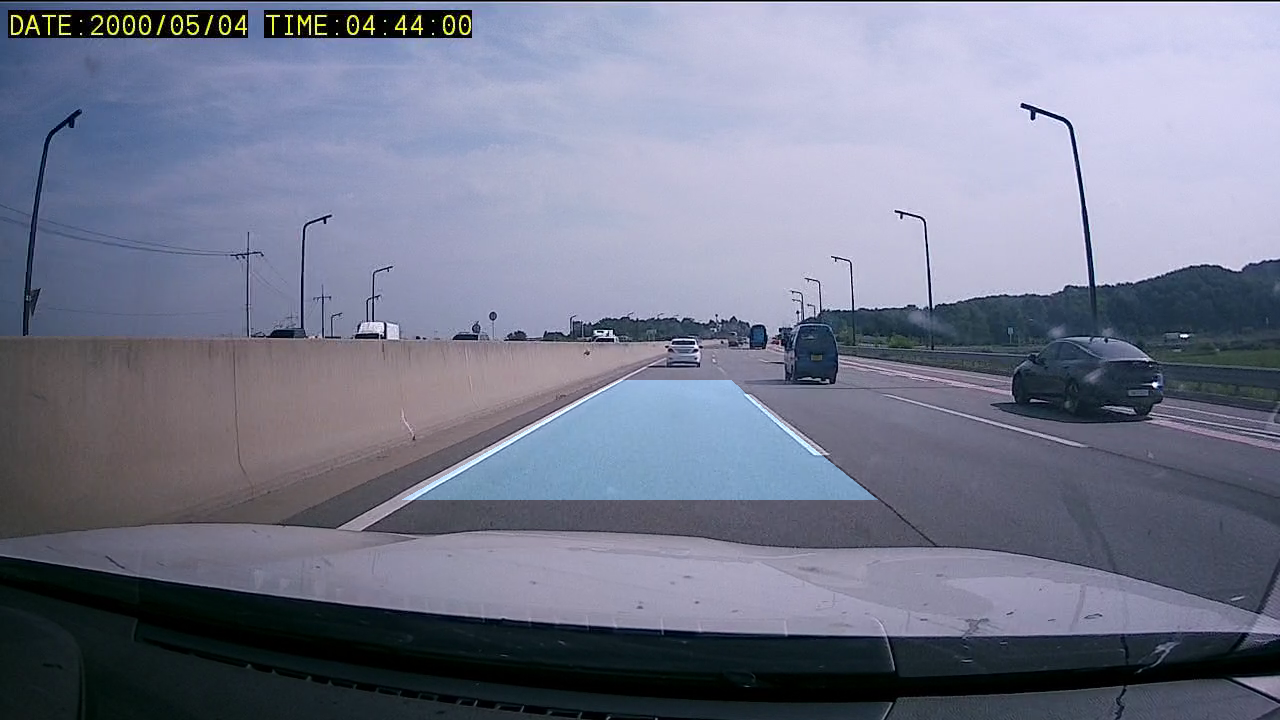
#> input picture line_detction/2023-07-27_15-21-14.png, 1280 x 720 px, given in place of the camera
$ python lane_detection_ex1.py
#> lines starting #> are read from the running program, lines starting #| are printed output that depends on the picture; after the words box and inside, x2 and y2 are one past the last pixel; in counts of white or black regions, pixels touching at a corner belong together
import cv2
import numpy as np
import time

class Car:
    def control_car(self, left_speed, right_speed):
        print(f"Controlling car with left speed: {left_speed} and right speed: {right_speed}")

    def car_run(self, speed1, speed2):
        print(f"Running car with speed1: {speed1} and speed2: {speed2}")

    def forward(self):
        print("Moving forward")
        # You can adjust these speeds or use different logic for forward movement
        self.car_run(50, 50)

    def backward(self):
        print("Moving backward")
        # Adjust these speeds or logic as required for backward movement
        self.car_run(-50, -50)

    def left(self):
        print("Turning left")
        # Adjust these speeds or logic for left turn
        self.control_car(25, 50)

    def right(self):
        print("Turning right")
        # Adjust these speeds or logic for right turn
        self.control_car(50, 25)
#> in main, frame is the input picture: shape (720, 1280, 3); mean B, G, R 140.5, 120.6, 116.2
car = Car()
car.forward()
car.backward()
car.left()
car.right()
def resize_image(frame, scale_percent=50):
    width = int(frame.shape[1] * scale_percent / 100)
    height = int(frame.shape[0] * scale_percent / 100)
    dim = (width, height)
    return cv2.resize(frame, dim, interpolation=cv2.INTER_AREA)

def detect_lane(frame):
    gray = cv2.cvtColor(frame, cv2.COLOR_BGR2GRAY)
    blurred = cv2.GaussianBlur(gray, (5, 5), 0)
    edges = cv2.Canny(blurred, 50, 150)
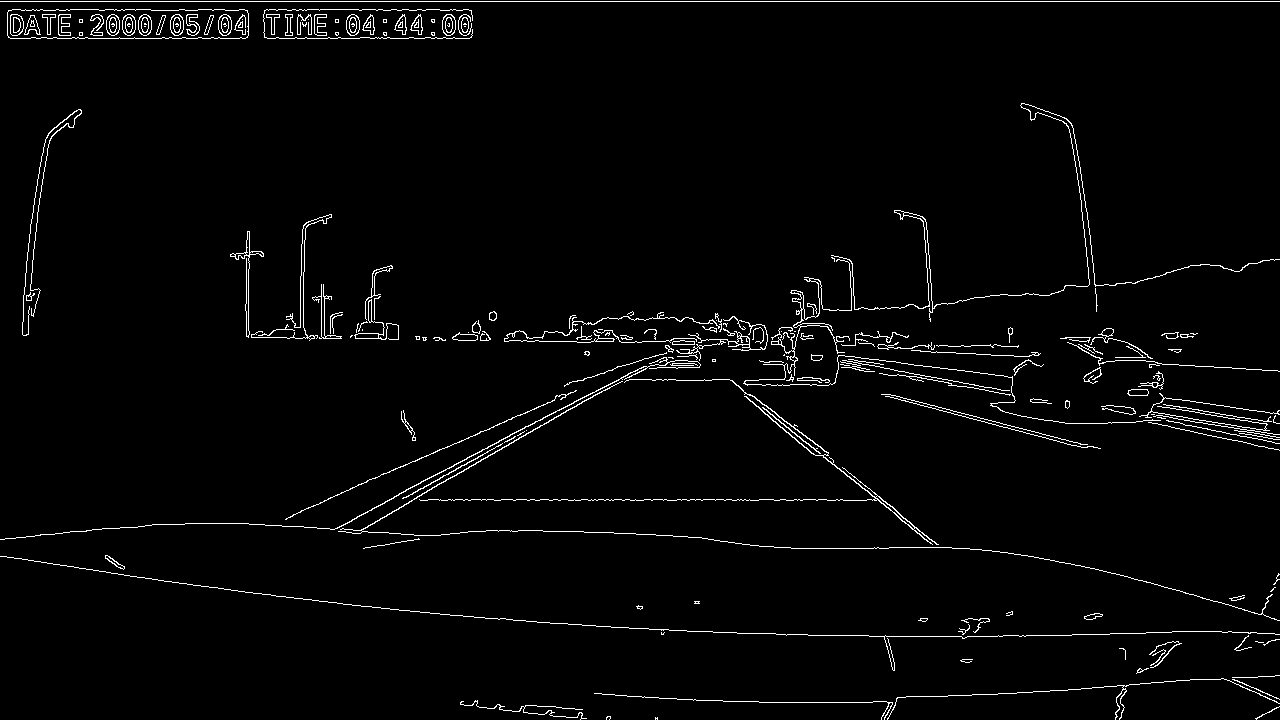
#> edges: shape (720, 1280); 2.4% white in thin lines or dots

    height, width = edges.shape
    mask = np.zeros_like(edges)
    polygon = np.array([[(0, height), (width, height), (width, height // 2), (0, height // 2)]], np.int32)
    cv2.fillPoly(mask, polygon, 255)
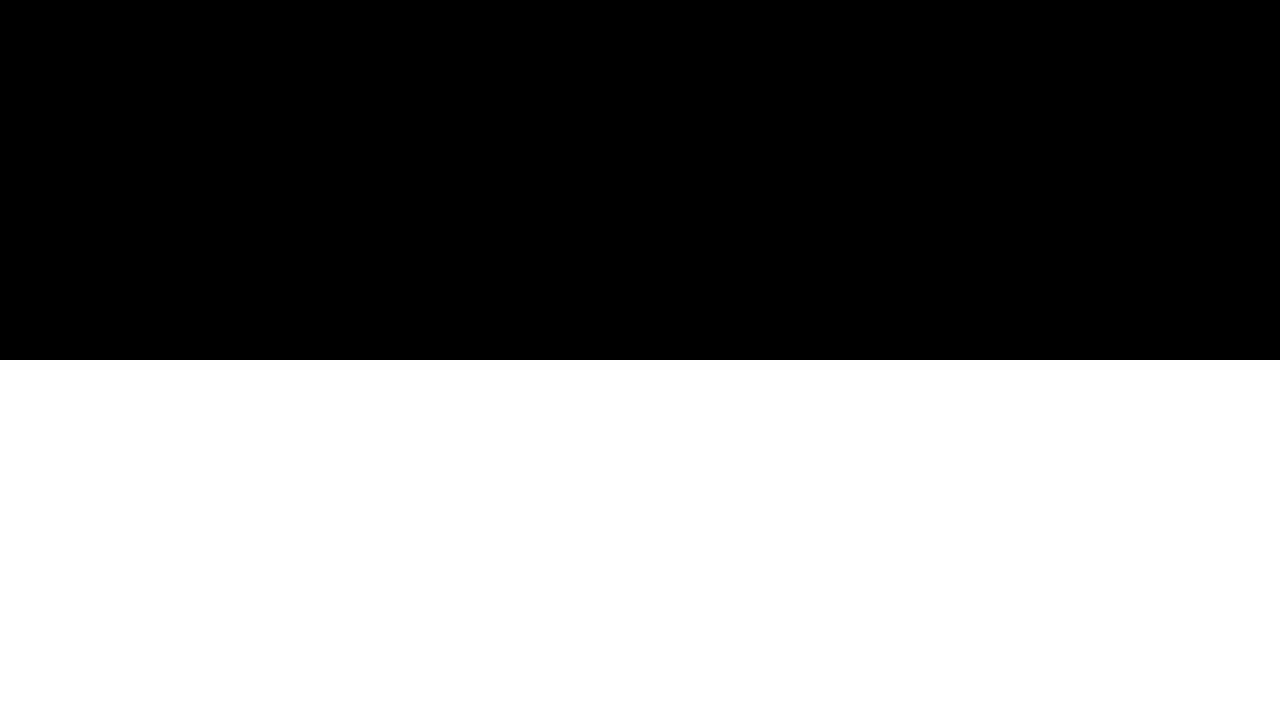
#> mask: shape (720, 1280); 50% white; 1 white region, box (x1, y1, x2, y2) and area: (0, 360, 1280, 720) 460800
    masked_edges = cv2.bitwise_and(edges, mask)
#> masked_edges: shape (720, 1280); 1.2% white in thin lines or dots, all inside (x1, y1, x2, y2) = (0, 360, 1280, 720)
    lines = cv2.HoughLinesP(masked_edges, 1, np.pi / 180, 100, np.array([]), minLineLength=40, maxLineGap=5)
#> lines = 44 rows, first 6: [355, 533, 607, 388], [677, 499, 749, 499], [516, 432, 608, 384], [763, 407, 936, 547], [827, 500, 883, 500], [931, 636, 987, 636]

    left_points, right_points = [], []

    if lines is not None:
        for line in lines:
            x1, y1, x2, y2 = line[0]
            midpoint = (x1 + x2) // 2
            if midpoint < width // 2:
                left_points.append(midpoint)
            else:
                right_points.append(midpoint)
            cv2.line(frame, (x1, y1), (x2, y2), (0, 255, 0), 5)
#> this loop made 44 passes
#> (x1, y1, x2, y2, midpoint) on passes 1 to 8: (355, 533, 607, 388, 481), (677, 499, 749, 499, 713), (516, 432, 608, 384, 562), (763, 407, 936, 547, 849), (827, 500, 883, 500, 855), (931, 636, 987, 636, 959), (282, 596, 403, 610, 342), (582, 398, 630, 372, 606)
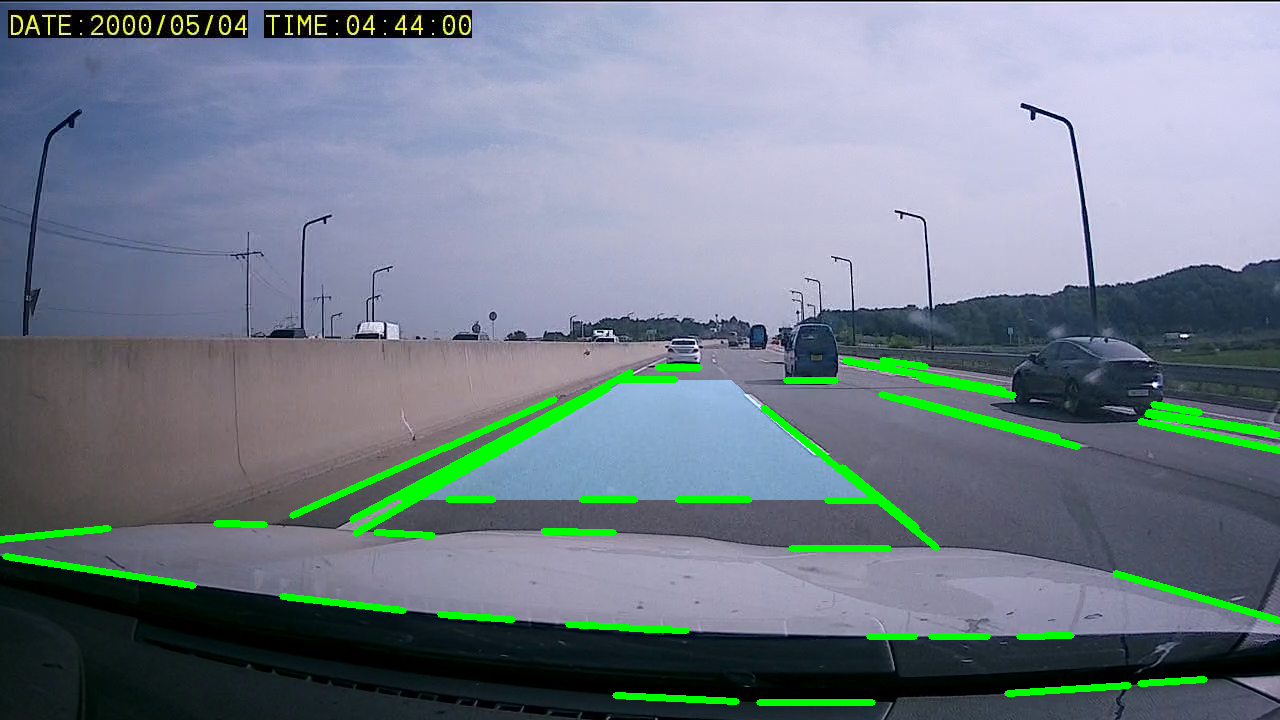
#> frame: shape (720, 1280, 3); 3.17% of pixels changed, all inside (x1, y1, x2, y2) = (0, 357, 1280, 706)
#> after the loop, left_points = [481, 562, 342, 606, 456, 476, 578, 470, 369, 492, 464, 499, 99, 240, 54, 598, 608, 404]; right_points = 26 values, max 1212 at index 9, min 647 at index 19, mean 934.8

    left_lane = int(np.mean(left_points)) if left_points else 0
#> left_lane = 433
    right_lane = int(np.mean(right_points)) if right_points else width
#> right_lane = 934

    cv2.line(frame, (left_lane, height), (left_lane, height // 2), (0, 0, 255), 5)
    cv2.line(frame, (right_lane, height), (right_lane, height // 2), (0, 0, 255), 5)

    return left_lane, right_lane, frame

def main():

    car.forward()

    cap = cv2.VideoCapture(0)
    if not cap.isOpened():
        print("Error: Could not open video stream.")
        return

    while cap.isOpened():
        ret, frame = cap.read()
        if not ret:
            break

        left_lane, right_lane, detected_frame = detect_lane(frame)
#> left_lane = 433; right_lane = 934
        detected_frame = resize_image(detected_frame, 50)
#> in resize_image, `return cv2.resize(frame, dim, interpolation=cv2.INTER_AREA)`:
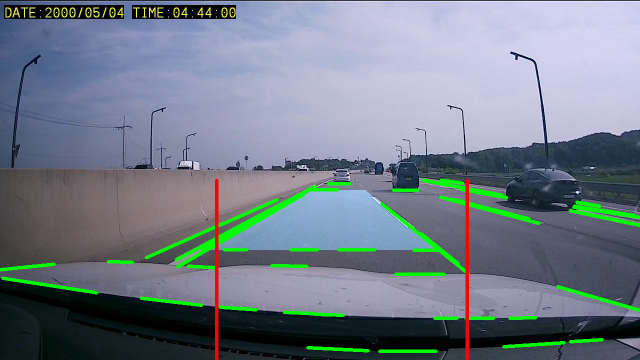
#> returned value: shape (360, 640, 3); mean of channels 0, 1, 2 136.4, 125, 114.1; drawn as B, G, R

        center = detected_frame.shape[1] // 2
        lane_center = (left_lane + right_lane) // 2
#> lane_center = 683
        Bias = center - lane_center
#> Bias = -363

        if abs(Bias) > 50:
            if Bias > 0:
                car.control_car(30, 45)
            else:
                car.control_car(45, 30)
        else:
            car.car_run(45, 45)

        cv2.imshow('Lane Detection', detected_frame)
        if cv2.waitKey(1) == 27:
#> (key Esc is pressed here)
            break

    cap.release()
    cv2.destroyAllWindows()

if __name__ == '__main__':
    main()

$ run again, on line_detction/2023-07-27_15-21-49.png
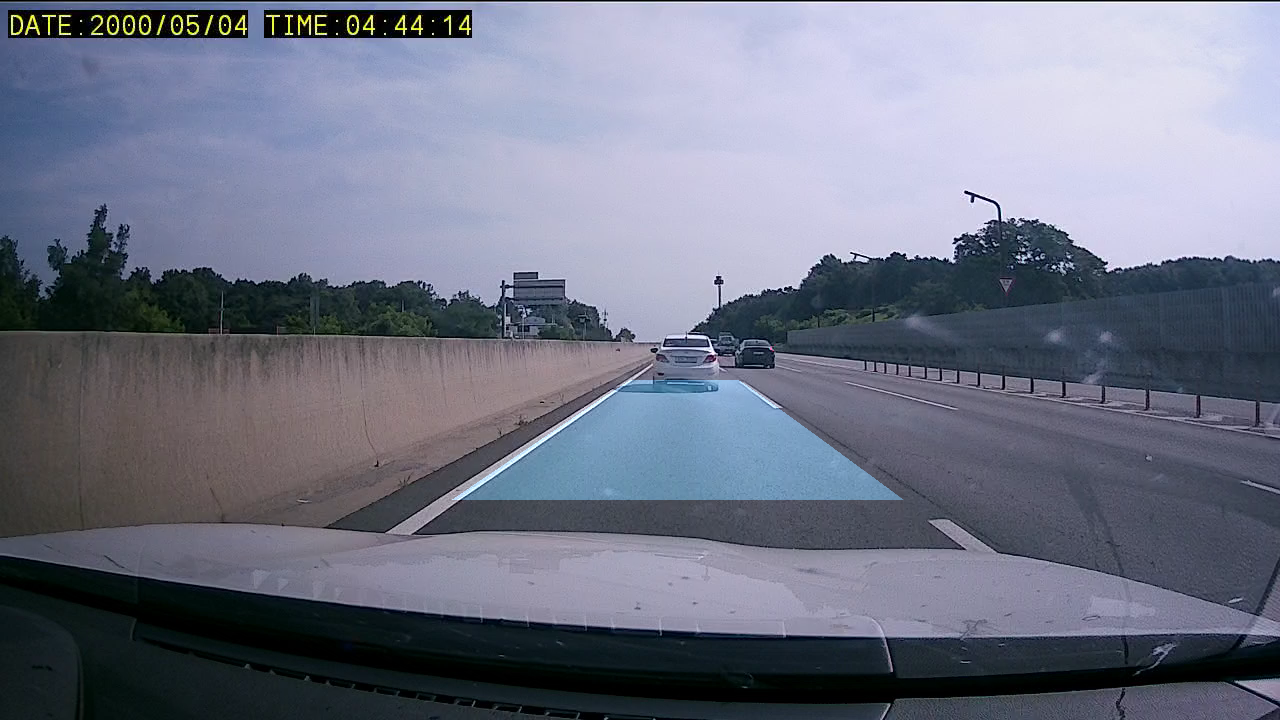
#> input picture line_detction/2023-07-27_15-21-49.png, 1280 x 720 px, given in place of the camera
#> in main, frame is the input picture: shape (720, 1280, 3); mean B, G, R 133.4, 116.1, 111.6
#> edges: shape (720, 1280); 2.4% white in thin lines or dots
#> mask: shape (720, 1280); 50% white; 1 white region, box (x1, y1, x2, y2) and area: (0, 360, 1280, 720) 460800
#> masked_edges: shape (720, 1280); 1.2% white in thin lines or dots, all inside (x1, y1, x2, y2) = (0, 360, 1280, 720)
#> lines = 34 rows, first 6: [320, 528, 518, 427], [600, 499, 679, 499], [972, 637, 1136, 635], [410, 534, 595, 405], [382, 533, 638, 373], [1093, 385, 1187, 394]
#> the loop in detect_lane, `for line in lines:` made 34 passes
#> (x1, y1, x2, y2, midpoint) on passes 1 to 8: (320, 528, 518, 427, 419), (600, 499, 679, 499, 639), (972, 637, 1136, 635, 1054), (410, 534, 595, 405, 502), (382, 533, 638, 373, 510), (1093, 385, 1187, 394, 1140), (933, 677, 1073, 670, 1003), (683, 631, 739, 633, 711)
#> after the loop in detect_lane, `for line in lines:`:
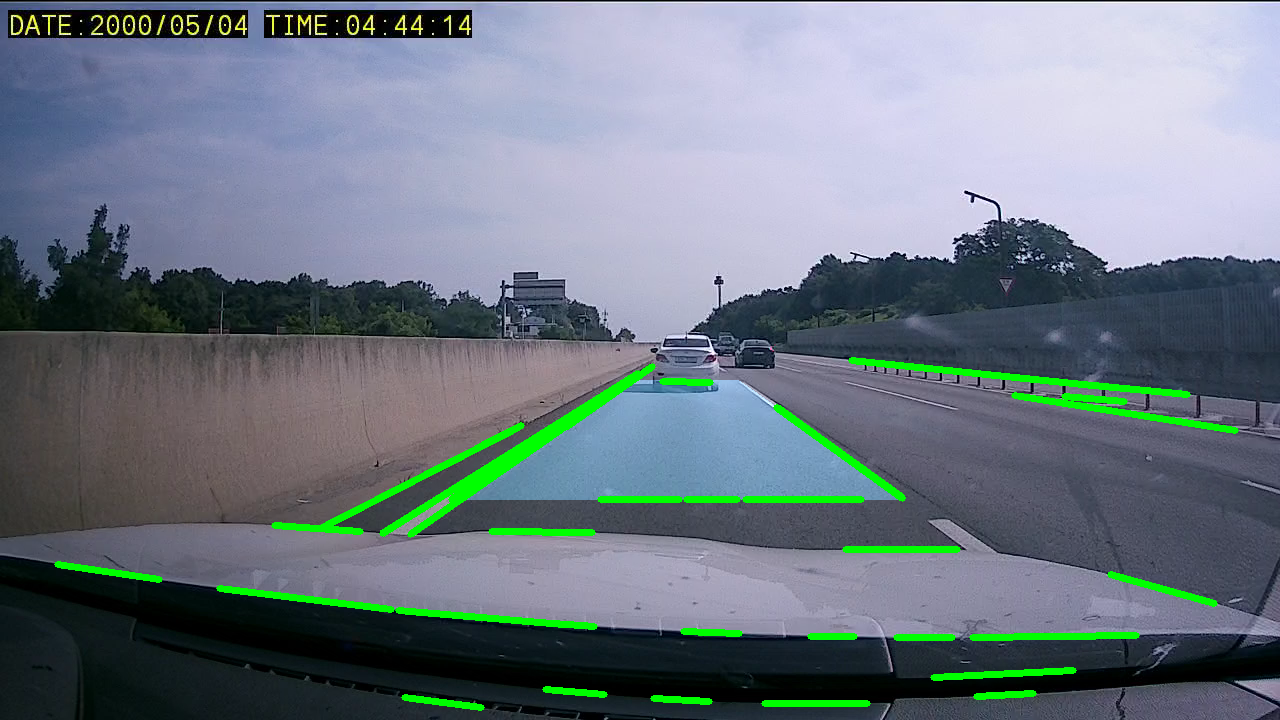
#> frame: shape (720, 1280, 3); 2.83% of pixels changed, all inside (x1, y1, x2, y2) = (54, 357, 1239, 711)
#> after the loop in detect_lane, `for line in lines:`: left_points = [419, 639, 502, 510, 480, 541, 108, 305, 608, 507, 317, 442, 574, 573, 498]; right_points = [1054, 1140, 1003, 711, 832, 1124, 1004, 711, 1162, 839, 971, 815, 839, 901, 681, 803, 924, 1094, 686]
#> in detect_lane, `left_lane = int(np.mean(left_points)) if left_points else 0`: left_lane = 468
#> in detect_lane, `right_lane = int(np.mean(right_points)) if right_points else width`: right_lane = 910
#> in main, `left_lane, right_lane, detected_frame = detect_lane(frame)`: left_lane = 468; right_lane = 910
#> in resize_image, `return cv2.resize(frame, dim, interpolation=cv2.INTER_AREA)`:
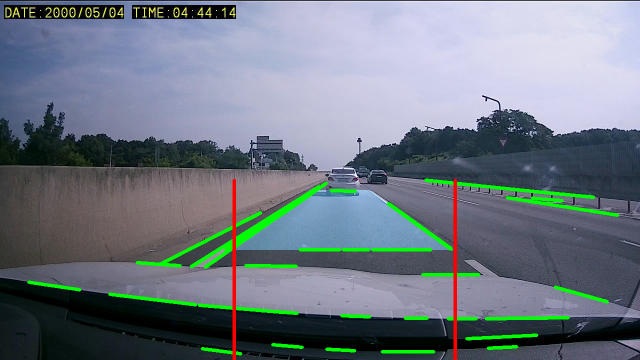
#> returned value: shape (360, 640, 3); mean of channels 0, 1, 2 130, 120.3, 110.3; drawn as B, G, R
#> lane_center = 689
#> Bias = -369
